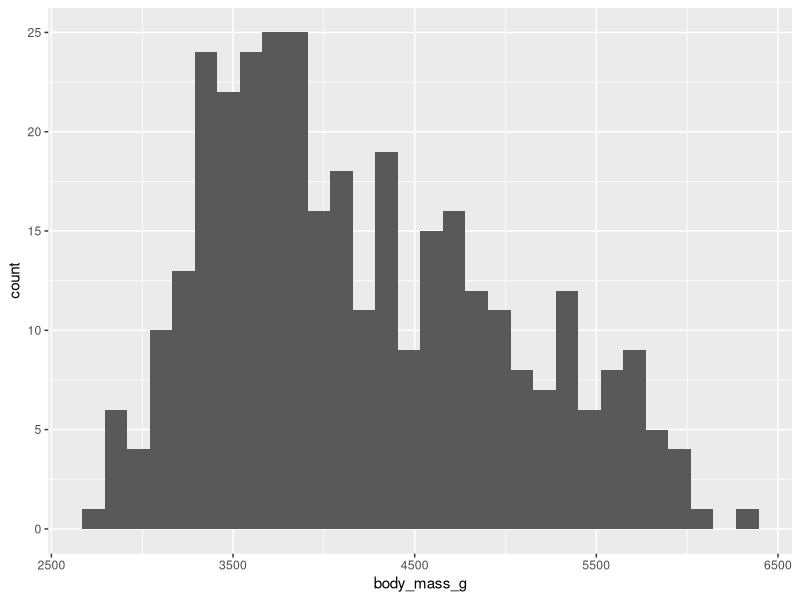
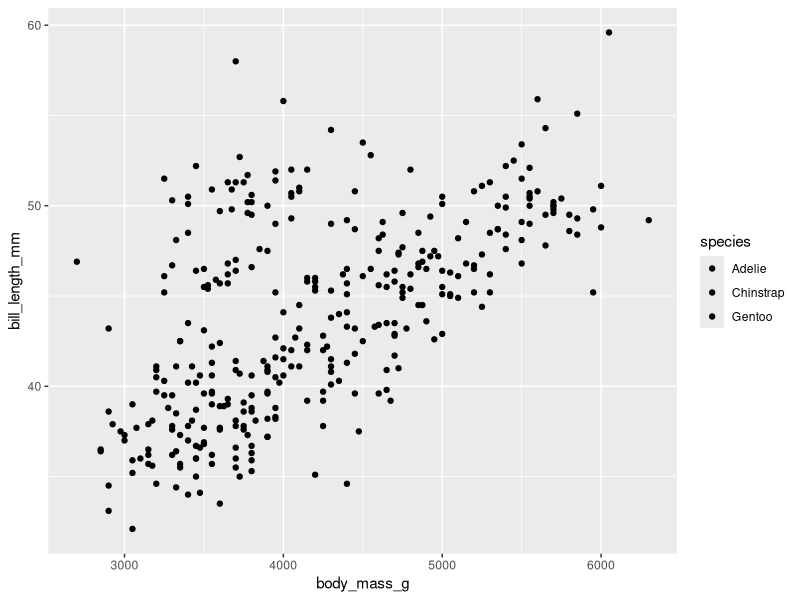

These figures' R source, in order: (Note: this script raises an error after producing the figures.)
## ---- chunk 1
knitr::opts_chunk$set(echo = TRUE, message = FALSE)
## ---- chunk 2
library("palmerpenguins")
data("penguins")
summary(penguins)
## ---- chunk 3
library(tidyverse)
penguins %>% 
  ggplot()+
  geom_histogram(aes(x = body_mass_g))
## ---- chunk 4
penguins %>%
  ggplot() +
  geom_point(aes(x = body_mass_g, y = bill_length_mm, fill = species))
## ---- chunk 5
penguins %>% 
  filter(species == 'Adelei')
## ---- chunk 6
adelie %>% 
  ggplot() +
  geom_boxplot(aes(x = island, y = body_mass_g))
